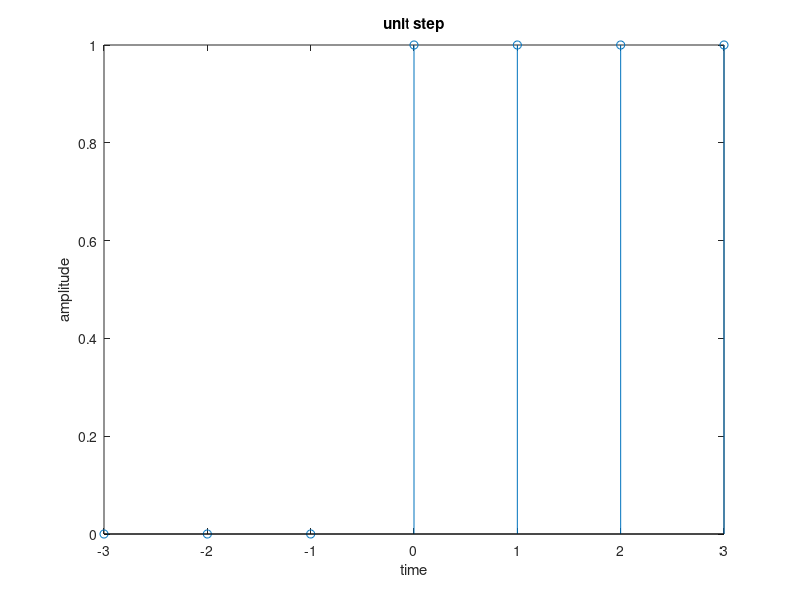

Write MATLAB code to recreate this figure.
clear all;
close all
t=-3:3
a=[zeros(1,3),ones(1,4)]
stem(t,a)
xlabel('time')
ylabel('amplitude')
title('unit step')
    